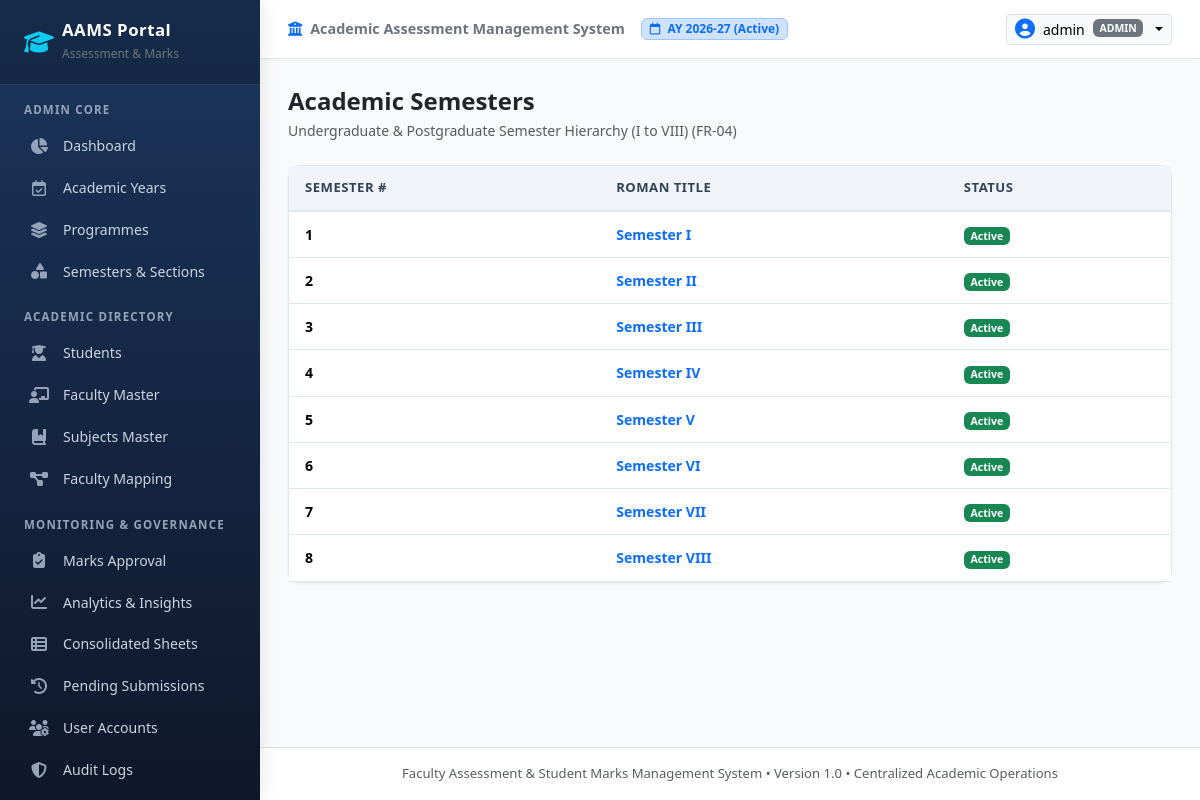
Page /admin/semesters (signed in) on the committed database.
### app/models/academic.py (models this page shows, shortened)
class AcademicYear(db.Model):
    __tablename__ = 'academic_years'
    id = db.Column(db.Integer, primary_key=True)
    year_code = db.Column(db.String(30), unique=True, nullable=False, index=True)  # e.g., '2026-27'
    start_date = db.Column(db.Date, nullable=False)
    end_date = db.Column(db.Date, nullable=False)
    status = db.Column(db.String(20), default='Active', nullable=False)  # 'Active', 'Archived', 'Upcoming'
    created_at = db.Column(db.DateTime, default=datetime.utcnow)
    sections = db.relationship('Section', back_populates='academic_year', cascade='all, delete-orphan')
    mappings = db.relationship('FacultySubjectMapping', back_populates='academic_year', cascade='all, delete-orphan')

class Semester(db.Model):
    __tablename__ = 'semesters'
    id = db.Column(db.Integer, primary_key=True)
    number = db.Column(db.Integer, unique=True, nullable=False)  # 1 to 8
    name = db.Column(db.String(30), nullable=False)  # e.g. 'Semester II' or 'Semester IV'
    is_active = db.Column(db.Boolean, default=True, nullable=False)
    sections = db.relationship('Section', back_populates='semester', cascade='all, delete-orphan')
    subjects = db.relationship('Subject', back_populates='semester', cascade='all, delete-orphan')
    mappings = db.relationship('FacultySubjectMapping', back_populates='semester', cascade='all, delete-orphan')

### app/models/user.py (models this page shows, shortened)
class User(UserMixin, db.Model):
    __tablename__ = 'users'
    id = db.Column(db.Integer, primary_key=True)
    username = db.Column(db.String(60), unique=True, nullable=False, index=True)
    password_hash = db.Column(db.String(255), nullable=False)
    role = db.Column(db.String(20), nullable=False, default='faculty')  # 'admin' or 'faculty'
    faculty_id = db.Column(db.Integer, db.ForeignKey('faculty.id', ondelete='SET NULL'), nullable=True)
    is_active = db.Column(db.Boolean, default=True, nullable=False)
    created_at = db.Column(db.DateTime, default=datetime.utcnow)
    updated_at = db.Column(db.DateTime, default=datetime.utcnow, onupdate=datetime.utcnow)
    faculty_profile = db.relationship('Faculty', back_populates='user_account', uselist=False, foreign_keys=[faculty_id])
    @property
    def is_admin(self):
        return self.role == 'admin'

### app/routes/admin.py (the view)
@admin_bp.route('/semesters')
@login_required
@admin_required
def semesters():
    sems = Semester.query.order_by(Semester.number.asc()).all()
    return render_template('admin/semesters.html', semesters=sems)

### app/templates/admin/semesters.html (shortened to what this page needs)
{% extends "base.html" %}
{% block content %}
<div class="d-flex justify-content-between align-items-center mb-4">
  <div>
    <h4 class="fw-bold mb-1 text-dark">Academic Semesters</h4>
    <p class="text-muted small mb-0">Undergraduate & Postgraduate Semester Hierarchy (I to VIII) (FR-04)</p>
  </div>
</div>
<div class="card card-custom">
  <div class="table-responsive">
    <table class="table table-custom">
      <thead>
        <tr>
          <th>Semester #</th>
          <th>Roman Title</th>
          <th>Status</th>
        </tr>
      </thead>
      <tbody>
        {% for s in semesters %}
          <tr>
            <td class="fw-bold">{{ s.number }}</td>
            <td class="text-primary fw-semibold">{{ s.name }}</td>
            <td>
              <span class="badge bg-success">Active</span>
            </td>
          </tr>
        {% endfor %}
      </tbody>
    </table>
  </div>
</div>
{% endblock %}

### app/templates/base.html (shortened to what this page needs)
<!DOCTYPE html>
<html lang="en">
<head>
  <link href="https://cdn.jsdelivr.net/npm/bootstrap@5.3.3/dist/css/bootstrap.min.css" rel="stylesheet">
  <link rel="stylesheet" href="https://cdnjs.cloudflare.com/ajax/libs/font-awesome/6.5.1/css/all.min.css">
  <link rel="stylesheet" href="{{ url_for('static', filename='css/custom.css') }}">
</head>
<body>
  <nav id="sidebar">
    <div class="brand-header d-flex align-items-center justify-content-between">
      <div class="d-flex align-items-center gap-2">
        <i class="fa-solid fa-graduation-cap text-info fs-4"></i>
        <div>
          <h5 class="mb-0">AAMS Portal</h5>
          <small class="text-secondary" style="font-size: 0.75rem;">Assessment & Marks</small>
        </div>
      </div>
    </div>
    {% if current_user.is_authenticated %}
      {% if current_user.is_admin %}
        <div class="nav-section-title">Admin Core</div>
        <a href="{{ url_for('admin.dashboard') }}" class="nav-link {% if request.endpoint == 'admin.dashboard' %}active{% endif %}">
          <i class="fa-solid fa-chart-pie"></i> Dashboard
        </a>
        <a href="{{ url_for('admin.academic_years') }}" class="nav-link {% if request.endpoint == 'admin.academic_years' %}active{% endif %}">
          <i class="fa-regular fa-calendar-check"></i> Academic Years
        </a>
        <a href="{{ url_for('admin.programmes') }}" class="nav-link {% if request.endpoint == 'admin.programmes' %}active{% endif %}">
          <i class="fa-solid fa-layer-group"></i> Programmes
        </a>
        <a href="{{ url_for('admin.sections') }}" class="nav-link {% if request.endpoint == 'admin.sections' %}active{% endif %}">
          <i class="fa-solid fa-shapes"></i> Semesters & Sections
        </a>
        <div class="nav-section-title">Academic Directory</div>
        <a href="{{ url_for('admin.students') }}" class="nav-link {% if request.endpoint == 'admin.students' %}active{% endif %}">
          <i class="fa-solid fa-user-graduate"></i> Students
        </a>
        <a href="{{ url_for('admin.faculty') }}" class="nav-link {% if request.endpoint == 'admin.faculty' %}active{% endif %}">
          <i class="fa-solid fa-chalkboard-user"></i> Faculty Master
        </a>
        <a href="{{ url_for('admin.subjects') }}" class="nav-link {% if request.endpoint == 'admin.subjects' %}active{% endif %}">
          <i class="fa-solid fa-book-bookmark"></i> Subjects Master
        </a>
        <a href="{{ url_for('admin.mappings') }}" class="nav-link {% if request.endpoint == 'admin.mappings' %}active{% endif %}">
          <i class="fa-solid fa-diagram-project"></i> Faculty Mapping
        </a>
        <div class="nav-section-title">Monitoring & Governance</div>
        <a href="{{ url_for('admin.marks_review') }}" class="nav-link {% if request.endpoint == 'admin.marks_review' %}active{% endif %}">
          <i class="fa-solid fa-clipboard-check"></i> Marks Approval
        </a>
        <a href="{{ url_for('reports.analytics') }}" class="nav-link {% if request.endpoint == 'reports.analytics' %}active{% endif %}">
          <i class="fa-solid fa-chart-line"></i> Analytics & Insights
        </a>
        <a href="{{ url_for('reports.consolidated') }}" class="nav-link {% if request.endpoint == 'reports.consolidated' %}active{% endif %}">
          <i class="fa-solid fa-table-list"></i> Consolidated Sheets
        </a>
        <a href="{{ url_for('reports.pending_report') }}" class="nav-link {% if request.endpoint == 'reports.pending_report' %}active{% endif %}">
          <i class="fa-solid fa-clock-rotate-left"></i> Pending Submissions
        </a>
        <a href="{{ url_for('admin.users') }}" class="nav-link {% if request.endpoint == 'admin.users' %}active{% endif %}">
          <i class="fa-solid fa-users-gear"></i> User Accounts
        </a>
        <a href="{{ url_for('admin.audit_logs') }}" class="nav-link {% if request.endpoint == 'admin.audit_logs' %}active{% endif %}">
          <i class="fa-solid fa-shield-halved"></i> Audit Logs
        </a>
      {% endif %}
    {% endif %}
  </nav>
  <div id="content-wrapper">
    <header class="top-navbar d-flex align-items-center justify-content-between">
      <div class="d-flex align-items-center gap-3">
        <span class="fw-semibold text-secondary d-none d-md-inline" style="font-size: 0.9rem;">
          <i class="fa-solid fa-university me-1 text-primary"></i> Academic Assessment Management System
        </span>
        {% if active_academic_year %}
          <span class="badge bg-primary-subtle text-primary border border-primary-subtle px-2 py-1">
            <i class="fa-regular fa-calendar me-1"></i> AY {{ active_academic_year.year_code }} (Active)
          </span>
        {% endif %}
      </div>
      <div class="d-flex align-items-center gap-3">
        {% if current_user.is_authenticated %}
          <div class="dropdown">
            <button class="btn btn-sm btn-light border dropdown-toggle d-flex align-items-center gap-2" type="button" data-bs-toggle="dropdown">
              <i class="fa-solid fa-circle-user text-primary fs-5"></i>
              <span class="fw-medium">{{ current_user.username }}</span>
              <span class="badge bg-secondary text-uppercase" style="font-size: 0.65rem;">{{ current_user.role }}</span>
            </button>
          </div>
        {% else %}
          <a href="{{ url_for('auth.login') }}" class="btn btn-sm btn-primary-custom">
            <i class="fa-solid fa-right-to-bracket me-1"></i> Login
          </a>
        {% endif %}
      </div>
    </header>
    <main class="page-container">
      {% block content %}{% endblock %}
    </main>
    <footer class="bg-white border-top py-3 text-center text-muted" style="font-size: 0.82rem;">
      <div class="container-fluid">
        Faculty Assessment & Student Marks Management System &bull; Version 1.0 &bull; Centralized Academic Operations
      </div>
    </footer>
  </div>
</body>
</html>

### app/static/css/custom.css (style rules this page uses)
:root { --primary-navy: #1B365D; --primary-navy-dark: #12243e; --accent-blue: #2563eb; --accent-cyan: #0284c7; --accent-success: #10b981; --accent-warning: #f59e0b; --accent-danger: #ef4444; --bg-main: #f8fafc; --card-bg: #ffffff; --sidebar-width: 260px; --text-muted: #64748b; --border-color: #e2e8f0; }
body { font-family: 'Segoe UI', system-ui, -apple-system, BlinkMacSystemFont, Roboto, sans-serif; background-color: var(--bg-main); color: #1e293b; margin: 0; padding: 0; min-height: 100vh; }
#sidebar { width: var(--sidebar-width); min-height: 100vh; background: linear-gradient(180deg, #1B365D 0%, #0F172A 100%); color: #e2e8f0; transition: all 0.3s ease; position: fixed; top: 0; left: 0; z-index: 1000; box-shadow: 4px 0 15px rgba(0, 0, 0, 0.08); }
#sidebar .brand-header { padding: 1.25rem 1.5rem; background: rgba(0, 0, 0, 0.2); border-bottom: 1px solid rgba(255, 255, 255, 0.1); }
#sidebar .brand-header h5 { font-size: 1.05rem; font-weight: 700; letter-spacing: 0.5px; color: #ffffff; margin: 0; }
#sidebar .nav-section-title { padding: 1rem 1.5rem 0.4rem; font-size: 0.72rem; text-transform: uppercase; letter-spacing: 1.2px; color: #94a3b8; font-weight: 600; }
#sidebar .nav-link { color: #cbd5e1; padding: 0.65rem 1.5rem; font-size: 0.88rem; display: flex; align-items: center; transition: all 0.2s ease; border-left: 3px solid transparent; }
#sidebar .nav-link i { width: 24px; font-size: 1rem; margin-right: 0.75rem; text-align: center; color: #94a3b8; }
#content-wrapper { margin-left: var(--sidebar-width); min-height: 100vh; display: flex; flex-direction: column; transition: all 0.3s ease; }
.top-navbar { background: #ffffff; border-bottom: 1px solid var(--border-color); padding: 0.85rem 1.75rem; box-shadow: 0 1px 3px rgba(0, 0, 0, 0.04); }
.page-container { padding: 1.75rem; flex: 1; }
.card-custom { background: #ffffff; border: 1px solid var(--border-color); border-radius: 0.75rem; box-shadow: 0 1px 3px rgba(0, 0, 0, 0.05); transition: transform 0.2s, box-shadow 0.2s; }
.table-custom { width: 100%; margin-bottom: 0; }
.table-custom thead th { background-color: #f1f5f9; color: #334155; font-size: 0.82rem; text-transform: uppercase; letter-spacing: 0.5px; font-weight: 600; padding: 0.75rem 1rem; border-bottom: 2px solid var(--border-color); vertical-align: middle; }
.table-custom tbody td { padding: 0.75rem 1rem; vertical-align: middle; font-size: 0.88rem; border-bottom: 1px solid var(--border-color); }

### rows in the picture
AcademicYear: year_code "2026-27"
User: username "admin", role "ADMIN"
Semester: number "1", name "Semester I"
Semester: number "2", name "Semester II"
Semester: number "3", name "Semester III"
Semester: number "4", name "Semester IV"
Semester: number "5", name "Semester V"
Semester: number "6", name "Semester VI"
Semester: number "7", name "Semester VII"
Semester: number "8", name "Semester VIII"
